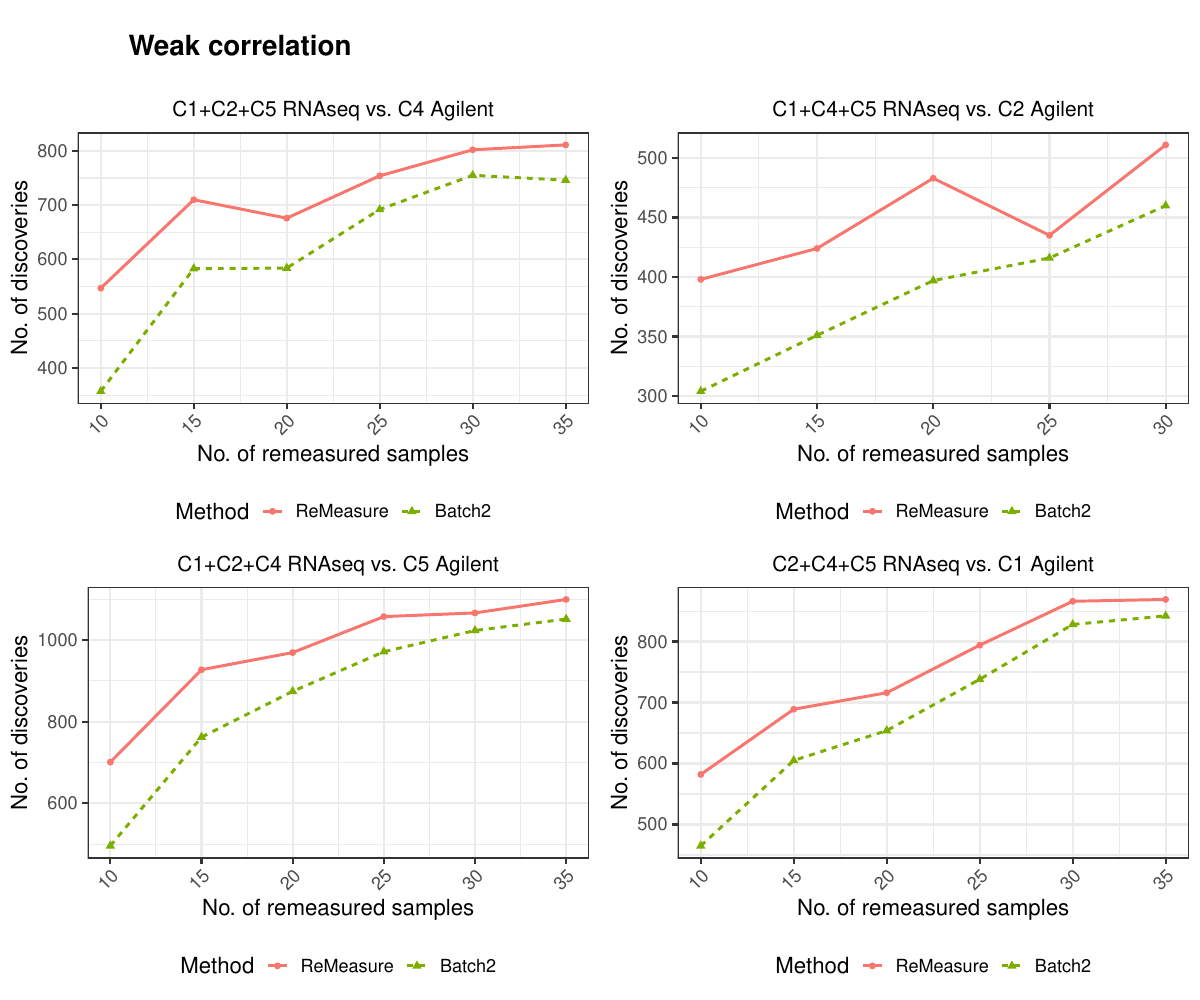

This chart was generated by the following R code:
### Figure S9 ###
rm(list = ls())
source("./code/OvarianCancer.R")
library(ggplot2)
library(reshape)
library(cowplot)
require(latex2exp)
library(stringi)
DList = list(
  c("C1C2C5_RNAseq", "C4DIF_Agilent", "C1C2C5_Agilent"),
  c("C1C4C5_RNAseq", "C2IMM_Agilent", "C1C4C5_Agilent"),
  c("C1C2C4_RNAseq", "C5PRO_Agilent", "C1C2C4_Agilent"),
  c("C2C4C5_RNAseq", "C1MES_Agilent", "C2C4C5_Agilent")
)

allMethods = c("ReMeasure", "Batch2")
alpha = 0.05
procedure = "none"
create.data.discover = function(res.pv.a, procedure = "none") {
  res.df <- reshape::melt(res.pv.a)
  colnames(res.df)[ncol(res.df)] <- 'Value'
  if (procedure == "none") {
    m <- aggregate(Value~Method + ReMeasureNo, res.df, function(x) sum(x <= alpha ))
  } else if (procedure == "BH") {
    m <- aggregate(Value~Method + ReMeasureNo, res.df, function(x) sum( p.adjust(x, method = "BH") < alpha ) )
  } else if (procedure == "bonferroni") {
    m <- aggregate(Value~Method + ReMeasureNo, res.df, function(x) sum( p.adjust(x, method = "bonferroni") < alpha ) )
  }
  m$ReMeasureNo = factor(m$ReMeasureNo)
  return(m)
}


strength = "Weak"
nGene = length( get( paste0("Gene_", strength)) )
obj.list = list()

  for (l in 1:length(DList)) {
    Datalist = DList[[l]]
    if (isTRUE( grepl("recur", Datalist[1], fix=TRUE) ) ) {
      Ind_all = ReMeasure_recur_name
    } else if ( isTRUE(grepl("non",Datalist[1], fix = TRUE ) ) ) {
      Ind_all = ReMeasure_non_name
    } else if ( isTRUE(grepl("C1MES", Datalist[1], fix = TRUE)) ) {
      Ind_all = ReMeasure_C1MES_name
    } else if ( isTRUE(grepl("C2IMM", Datalist[1], fix = TRUE)) ) {
      Ind_all = ReMeasure_C2IMM_name
    } else if ( isTRUE(grepl("C4DIF", Datalist[1], fix = TRUE)) ) {
      Ind_all = ReMeasure_C4DIF_name
    } else if ( isTRUE(grepl("C5PRO", Datalist[1], fix = TRUE)) ) {
      Ind_all = ReMeasure_C5PRO_name
    } else if ( isTRUE(grepl("C1C2C4", Datalist[1], fix = TRUE)) ) {
      Ind_all = ReMeasure_C1C2C4_name
    } else if ( isTRUE(grepl("C1C2C5", Datalist[1], fix = TRUE)) ) {
      Ind_all = ReMeasure_C1C2C5_name
    } else if ( isTRUE(grepl("C1C4C5", Datalist[1], fix = TRUE)) ) {
      Ind_all = ReMeasure_C1C4C5_name
    } else if (isTRUE(grepl("C2C4C5", Datalist[1], fix = TRUE)) ) {
      Ind_all = ReMeasure_C2C4C5_name
    }
    
    n1s = seq(10, length(Ind_all), by = 5)
    res.pv.a = array(NA, c(length(allMethods), length(n1s), nGene), 
                     dimnames = list(Method = allMethods, ReMeasureNo = paste(n1s), 
                                     Gene = paste(1:nGene) ) )
    
    for (m in 1:length(allMethods)) {
      method = allMethods[m]
      result = read.csv(paste0( './data/strength-', strength, "-", paste(Datalist, collapse = '-'), "-method-", method,
                                ".csv"), header = TRUE, check.names = FALSE)
      for (n1 in n1s) {
        for (gene in 1:nGene) {
          res.pv.a[method, as.character(n1), as.character(gene)] = result[gene, paste(n1)]
        }
      }
    }
    res.pv.a
    res.df  = create.data.discover(res.pv.a, procedure)
    res.df$ReMeasureNo <-  as.numeric(as.character(res.df$ReMeasureNo))
    res.df$Method = factor(res.df$Method, levels = c("ReMeasure", "Batch2"))
    
    str = stri_replace_all_regex(Datalist,
                                 pattern =c("MES", "IMM", "PRO", "DIF", '_'),
                                 replacement = c('','','','', ' '),
                                 vectorize = FALSE)
    str = sub("(C\\d)(C\\d)", "\\1+\\2+", str)
    
    obj <- ggplot(res.df, aes(x = ReMeasureNo, y = Value, group = Method, 
                              col = Method, shape = Method,  linetype = Method)) +
      geom_line(size = 1) + geom_point(size = 2) 
    
    obj <- obj + xlab("No. of remeasured samples") + theme_bw(base_size = 16) + 
      theme(legend.position="bottom", axis.text.x = element_text(angle = 45, hjust=1)) + 
      ggtitle(gsub("_", " ", paste(str[-3], collapse = ' vs. ') ) ) + 
      theme(plot.title = element_text(size = 15, hjust = 0.5)) + ylab("No. of discoveries") + 
      scale_color_manual(values = c("#F8766D", "#7CAE00"))
    
    obj.list[[l]] <- obj 
    
  }



GraphName = "./figure/FigS9.pdf"
pdf(GraphName, width = 12, height = 10)
plot_row <- plot_grid(obj.list[[1]], obj.list[[2]], 
          obj.list[[3]], obj.list[[4]], ncol = 2)
title <- ggdraw() + draw_label(paste(strength, "correlation"), fontface = 'bold',
                               x = 0.1,
                               hjust = 0, size = 20) +
  theme(
    plot.margin = margin(0, 0, 0, 7)
  )
plot_grid(title, plot_row, ncol = 1, rel_heights = c(0.1, 1))
dev.off()


